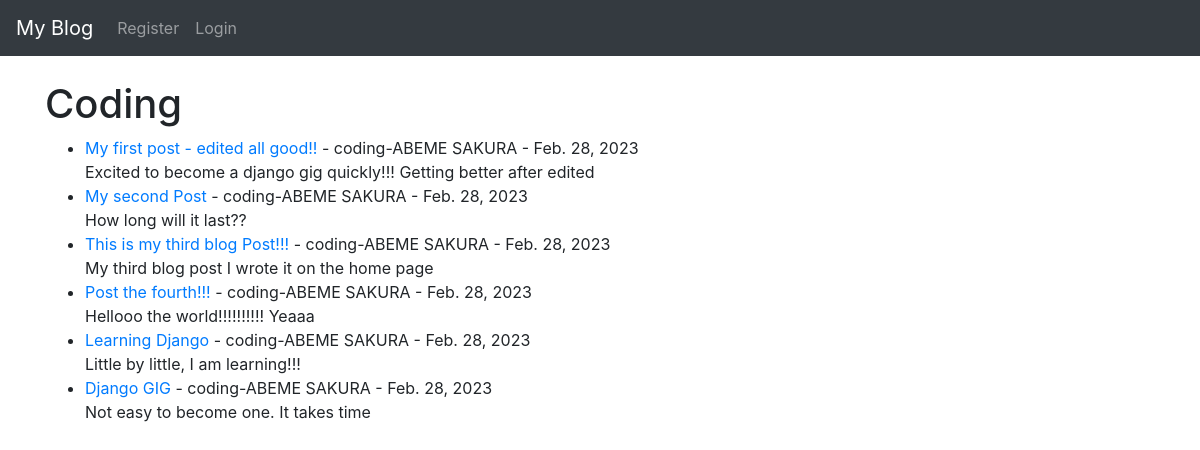
The page /category/coding/ on the database as committed earlier.
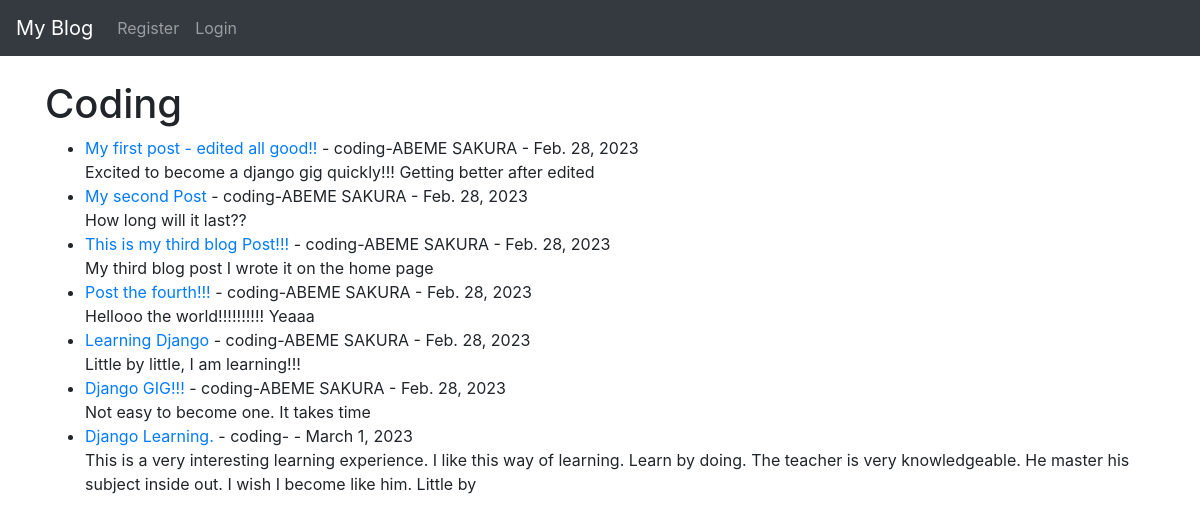
The same page on the database as committed later.
### sakurablog/models.py (models this page shows, shortened)
class Post(models.Model):
    title = models.CharField(max_length=255)
    title_tag = models.CharField(max_length=255)
    author = models.ForeignKey(User,on_delete=models.CASCADE)
    body = models.TextField()
    post_date = models.DateField(auto_now_add=True)
    category = models.CharField(max_length=255, default='coding')

### sakurablog/views.py (the view)
# urls.py: path('category/<str:cats>/',CategoryView, name='category'),
def CategoryView(request, cats):
    category_posts = Post.objects.filter(category=cats)
    return render(request, 'categories.html',{'cats':cats.title(), 'category_posts':category_posts})

### sakurablog/templates/categories.html (shortened to what this page needs)
  {% extends 'base.html' %}
  {% block content %}
{% if category_posts %}
  <h1>{{ cats }}</h1>
  <ul>
   {% for post in category_posts %}
   <li><a href="{% url 'article-detail' post.pk %}">{{ post.title}}</a> - {{ post.category }}-{{post.author.first_name}} {{ post.author.last_name}} - {{ post.post_date }} <br/>
  {{ post.body|slice:":200"|safe }}</li>
   {% endfor %}
  </ul>
{% else %}
  Sorry, this page does not exist!!!
{% endif %}
  {% endblock %}

Rows that differ between the two databases and show on the page:
changed Post "Not easy to become one. It takes time": title "Django GIG" → "Django GIG!!!"
added Post: title "Django Learning.", category "coding", post_date "March 1, 2023", body "This is a very interesting learning experience. I like this way of learning. Learn by doing. The teacher is very knowledgeable. He master his subject inside out. I wish I become like him. Little by"
